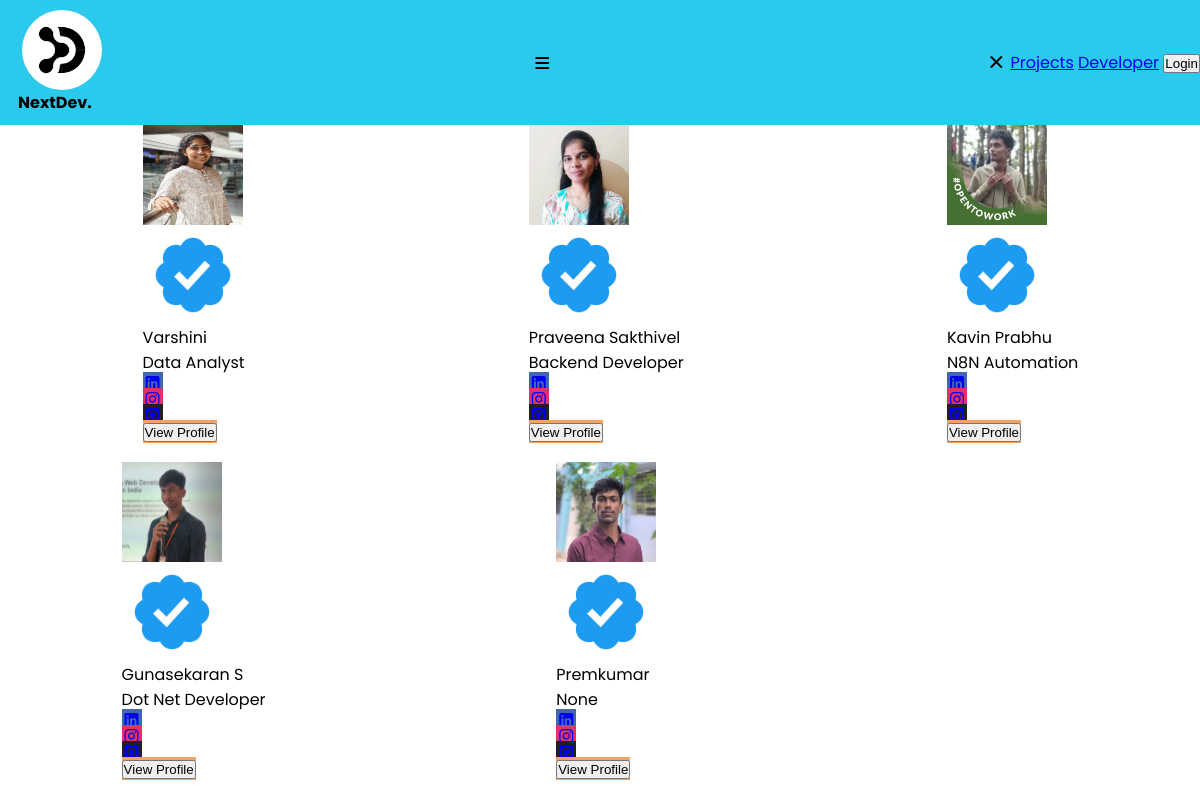
The page / on the database its author committed.
### users/models.py (models this page shows, shortened)
class Profile(models.Model):
    user=models.OneToOneField(User, on_delete=models.CASCADE,null=True,blank=True)
    name=models.CharField(max_length=200,blank=True,null=True)
    email=models.EmailField(max_length=500,blank=True,null=True)
    views = models.IntegerField(default=0, editable=False)
    short_intro=models.CharField(max_length=200,blank=True,null=True)
    bio=models.TextField(blank=True,null=True)
    profile_image=models.ImageField(null=True,blank=True,upload_to='ProfileImages/',default='default.jpg')
    social_github=models.CharField(max_length=200,blank=True,null=True)
    social_linkedin=models.CharField(max_length=200,blank=True,null=True)
    social_instagram=models.CharField(max_length=200,blank=True,null=True)
    social_leetcode=models.CharField(max_length=200,blank=True,null=True)
    social_hackerrank=models.CharField(max_length=200,blank=True,null=True)
    portfolio=models.CharField(max_length=200,blank=True,null=True)
    created=models.DateTimeField(auto_now_add=True)
    role=models.CharField(max_length=50,blank=True,null=True)
    id=models.UUIDField(default=uuid.uuid4,unique=True,primary_key=True,editable=False)
    STATUS_CHOICES = [
        ('employed', 'Employed'),
        ('open', 'Open to Work'),
        ('hiring', 'Hiring'),
        ('opportunity', 'Open to Opportunities'),
    ]
    status = models.CharField(
        max_length=20,
        choices=STATUS_CHOICES,
        default='employed'
    )

### users/views.py (the view)
# urls.py: path('',views.profiles,name="profiles"),
def profiles(request):
    qs = Profile.objects.all()
    if request.user.is_authenticated and not request.user.is_superuser:
        qs = qs.exclude(user=request.user)
    context = {
        "Profiles": qs
    }
    return render(request, 'users/profiles.html', context)

### users/templates/users/profiles.html
{% load static %}
{% include 'navbar.html' %}
<div class="profile-card">
    {% for x in Profiles %}
    <div class="single-card">
        <div>
            <div class="img-area">
                <img src="{{ x.profile_image.url }}" alt="">
                <div class="tick-img">
                    <img src="{% static 'images/Tick1.png' %}">
                </div>
            </div>
        </div>
        <div class="profile-datatag">
            <div class="user-deatails">
                <p>{{x.name|title}}</p>
            </div>
            <div>
                <p>{{x.role}}</p>
            </div>
            <div class="card-links">
                <div>
                    <a href="{{ x.social_linkedin }}" style="background: #4267b2" target="_blank" class="link">
                        <i class="fa-brands fa-square-linkedin"></i>
                    </a>
                </div>
                <div>
                    <a href="{{ x.social_instagram }}" style="background: #e1306c" target="_blank" class="link">
                        <i class="fa-brands fa-instagram"></i>
                    </a>
                </div>
                <div>
                    <a href="{{ x.social_github }}" style="background:  #211F1F" target="_blank" class="link">
                        <i class="fa-brands fa-square-github"></i>
                    </a>
                </div>
            </div>
            <div class="view-btn">
                <a href="profiles/{{x.id}}"><button type="button">View Profile</button></a>
            </div>
        </div>
    </div>
    {% endfor %}
</div>

### static/css/navbar.css (style rules this page uses)
* { margin: 0; padding: 0; }
.profile-card { display: grid; grid-template-columns: repeat(3, auto); align-items: center; gap: 20px; align-items: center; justify-items: center; }
.profile-card a { background-color: sandybrown; }
.profile-card img { width: 100px; height: 100px; }

### rows shown on the page
Profile: profile_image (picture), name "Varshini", role "Data Analyst"
Profile: profile_image (picture), name "Praveena Sakthivel", role "Backend Developer"
Profile: profile_image (picture), name "Kavin Prabhu", role "N8N Automation"
Profile: profile_image (picture), name "Gunasekaran S", role "Dot Net Developer"
Profile: profile_image (picture), name "Premkumar", role "None"
